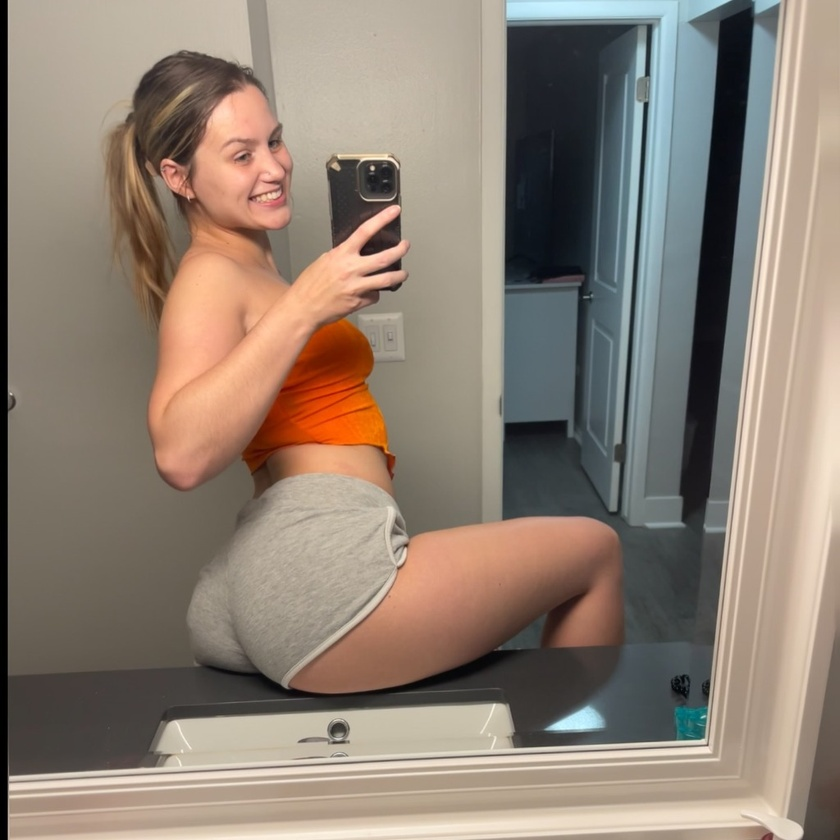
#> input picture test_hard_pose.jpg, 840 x 840 px, shrunk from 1024 x 1024 before the run
$ python -i generate_variants.py   (imports and definitions only)
#> lines starting #> are read from the running program, lines starting #| are printed output that depends on the picture
#!/usr/bin/env python3
"""Reference -> Soul original+sexy variant prep (the deterministic half).

The house recipe (AGENTS.md "Reference -> Soul Variant Generation") has two
halves. The Higgsfield generate/upload/poll calls are MCP tools an agent drives;
they can't be called from Python. THIS module owns the deterministic, testable
half that used to be done by hand and got done wrong:

  1. `clean_prompt`  - strip identity descriptors + UI/screenshot words from the
                       prompt Higgsfield auto-generates on the reference pass
                       (those fight the Soul identity / render fake app chrome).
  2. `sexy_variant`  - append-only body emphasis, house ceiling (cleavage[+butt]).
  3. `pick_aspect`   - Creator OS generation canvas, always 9:16.
  4. `build_spec`    - reuse the reference-pass output as the original and emit
                       exactly one additional sexy generation (TEXT-ONLY so the
                       edit sticks).

The agent runs only the sexy `generate_image` call from the spec, then presents
the existing original and the sexy result to the operator for selection.
Nothing here spends money or posts.
"""

from __future__ import annotations

import argparse
import json
import re
import sys
from pathlib import Path
from typing import Any


def autocrop_reference(
    src: str,
    dst: str | None = None,
    *,
    threshold: int = 28,
    bottom_trim: float = 0.0,
    sample_step: int = 4,
) -> dict[str, Any]:
    """Trim black bars/bezel off a reference screenshot before it goes to Higgsfield.

    A row/column is "border" when its BRIGHTEST sampled pixel is below `threshold`
    (photo edges always contain a bright pixel; letterbox/pillarbox/bezel don't).
    This reliably removes the pillarbox + phone-bezel that made Higgsfield render
    fake app UI.

    `bottom_trim` (0..0.3) is cut off the bottom FIRST, for video-player overlays
    (0:01 timer / mute icon) that sit ON the photo and cannot be brightness-detected
    -- caller passes it for video-post screenshots. ponytail: overlay position
    varies, so this stays an explicit knob, not an auto-guess.
    """
#> called with src = '../../../test_hard_pose.jpg', threshold = 28, bottom_trim = 0, sample_step = 4
    from PIL import Image  # lazy: keep the pure-text functions PIL-free

    im = Image.open(src).convert("RGB")
#> im is the input picture: PIL image 840x840 RGB; mean R, G, B 142.7, 128.9, 116.2
    w, h = im.size
#> w = 840; h = 840
    if bottom_trim:
        im = im.crop((0, 0, w, int(h * (1 - min(max(bottom_trim, 0.0), 0.3)))))
        w, h = im.size
    px = im.convert("L").load()
    ys = range(0, h, sample_step)
    xs = range(0, w, sample_step)

    def col_ok(x: int) -> bool:
        return max(px[x, y] for y in ys) >= threshold

    def row_ok(y: int) -> bool:
        return max(px[x, y] for x in xs) >= threshold

    x0 = 0
    while x0 < w - 1 and not col_ok(x0):
        x0 += 1
#> after the loop, x0 = 7
    x1 = w - 1
#> x1 = 839
    while x1 > x0 and not col_ok(x1):
        x1 -= 1
#> this loop made 0 passes
#> after the loop, x1 = 839
    y0 = 0
#> y0 = 0
    while y0 < h - 1 and not row_ok(y0):
        y0 += 1
#> after the loop, y0 = 0
    y1 = h - 1
#> y1 = 839
    while y1 > y0 and not row_ok(y1):
        y1 -= 1
#> after the loop, y1 = 839
    clean = im.crop((x0, y0, x1 + 1, y1 + 1))
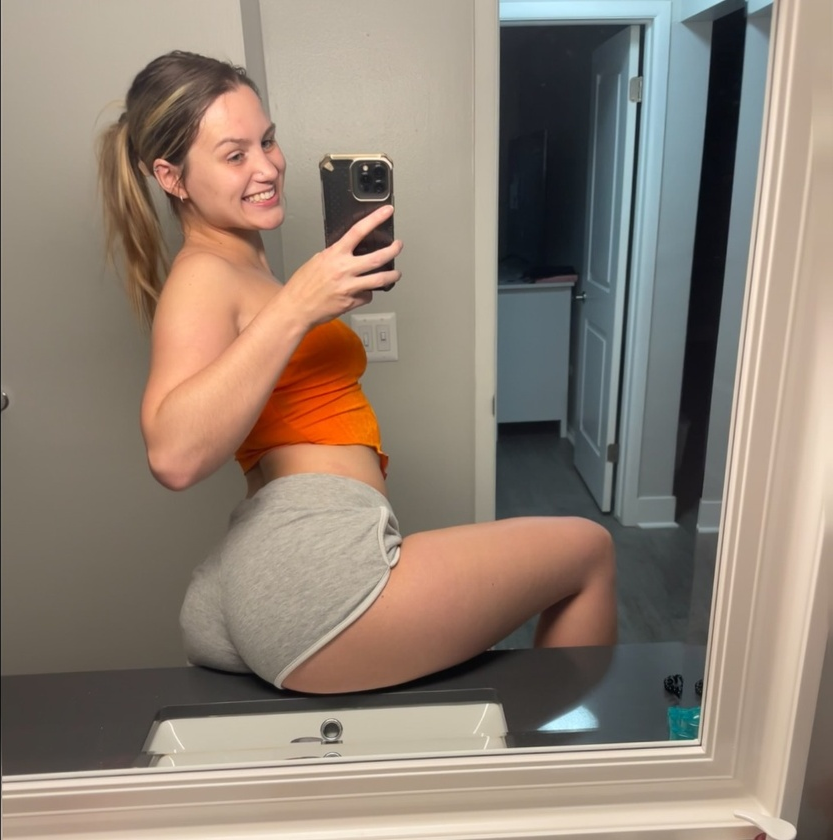
#> clean: PIL image 833x840 RGB; mean R, G, B 143.9, 129.9, 117.2
    out = Path(dst) if dst else Path(src).with_name(Path(src).stem + "_clean.jpg")
    clean.save(out, quality=95)
    return {
        "path": str(out),
        "bbox": [x0, y0, x1 + 1, y1 + 1],
        "size": list(clean.size),
        "trimmed_px": [w - clean.size[0], h - clean.size[1]],
    }


# Phrases the reference-pass enhancer injects that must go before reuse.
# Identity descriptors fight the Soul; UI/screenshot words render fake app chrome
# (see AGENTS.md "Higgsfield Prompt UI Trigger Rule"). Creator-specific identity
# guidance is appended later from an explicit allowlist.
_IDENTITY_WITH_HAIR_RE = re.compile(
    r"\b(?:a|an|the)\s+"
    r"(?:(?:young|adult)\s+)*"
    r"(?:(?:caucasian|latina|hispanic|middle[- ]eastern)\s+)?"
    r"(?:woman|girl|teen)\s+with\s+"
    r"(?:(?:long|short|shoulder-length|medium-length|voluminous|softly|wavy|straight|curly|damp|slightly|dark|light|jet|platinum|brown|blonde?|black|red|auburn|brunette|ginger)[,\s]+)+hair\b",
    flags=re.IGNORECASE,
)
_IDENTITY_SUBJECT_RE = re.compile(
    r"\b(?:a|an|the)\s+"
    r"(?:(?:young|adult)\s+)*"
    r"(?:(?:caucasian|latina|hispanic|middle[- ]eastern)\s+)?"
    r"(?:woman|girl|teen)\b",
    flags=re.IGNORECASE,
)
_HAND_HOLDING_PHONE_RE = re.compile(
    r"(?P<hand>\b(?:her|his|their)\s+(?:right|left)\s+hand\b"
    r"(?:,\s*[^,.]{1,80},)?\s*)"
    r"holds?\s+(?:an?|the)\s+(?:iphone|smartphone|phone)\b",
    flags=re.IGNORECASE,
)
_STRIP_PATTERNS = (
    # identity: ethnicity / age. NOTE "white" is deliberately NOT here -- it is a
    # common object color ("white lounge chairs", "blue and white sky").
    r"\byoung\b",
    r"\badults?\b",
    r"\b(?:adult\s+)?(?:woman|girl|teen)\b",
    r"\b(?:caucasian|latina|hispanic|middle[- ]eastern)\b",
    # age clause incl. the "(she) appears to be in her early 20s" lead-in
    r"\b(?:she )?appears to be(?: in her[^,.]*)?",
    r"\b(?:likely |estimated to be )?in her (?:early |mid-?|late )?(?:teens|twenties|20s|thirties|30s)\b",
    r"\bestimated to be[^,.]*",
    r"\b\d+[- ]year-old\b",
    # identity: hair -- adjective run (commas allowed) + "hair", plus an OPTIONAL
    # trailing hair-styling clause (parted/framing/...). Bounded to styling words
    # so it never runs into scene text ("...hair, posing on a beach" keeps beach).
    r"\b(?:with |her )?(?:(?:long|short|shoulder-length|medium-length|wavy|straight|curly|damp|slightly|dark|light|jet|platinum|brown|blonde?|black|red|auburn|brunette|ginger)[,\s]+)+hair\b(?:\s*,?\s*(?:parted|framing|frames|pulled|tied|swept)[^,.]*(?:,\s*framing[^,.]*)?)?",
    r"\bhair (?:parted|framing|frames|tied|pulled)[^,.]*",
    # identity: face marks (strip the whole "she has/wears ..." clause)
    r"\bshe (?:has|wears|sports) (?:a )?(?:small )?(?:hoop )?nose (?:ring|stud|piercing)\b[^,.]*",
    r"\b(?:a )?(?:small )?(?:hoop )?nose (?:ring|stud|piercing)\b",
    r"\bher nose is adorned[^,.]*",
    r"\bpiercings?\b",
    r"\bfreckl(?:e|es|ed)\b",
    r"\btattoos?\b",
    # UI / screenshot
    r"\bthe (?:image|photo|shot) is framed as[^.]*\.",
    r"\b(?:a )?(?:digital )?screenshot(?: of a social media post)?[^,.]*",
    r"\bsocial[- ]media[^,.]*",
    r"\buser interface elements?[^.]*",
    r"\bui elements?[^,.]*",
    r"\b(?:an )?(?:oversized )?blue plus (?:sign|button)[^,.]*",
    r"\bwith common social media icons?[^,.]*",
    r"\bhome, ?search[^,.]*",
    r"\bnotifications?\b",
    r"\binterface\b",
    r"\bwatermark\b",
    r"\bicons?\b",
    r"\b(?:shot |taken |captured )?(?:on |with )?a (?:smart)?phone(?: camera)?\b",
    r"\b(?:smart)?phone\b",
    r"\biphone\b",
    r"\bstory\b",
    r"\bcaption\b",
    r"\boverlay\b",
    # the trailing hex palette block enhancer always appends
    r"\bHEX VALUES:.*$",
)
_STRIP_RE = re.compile("|".join(_STRIP_PATTERNS), flags=re.IGNORECASE | re.DOTALL)

# Full-body cues control body emphasis only; every generated canvas stays 9:16.
_FULLBODY_CUES = (
    "full-body",
    "full body",
    "full length",
    "standing",
    "seated",
    "sitting",
    "legs",
    "wide shot",
    "medium-wide",
    "medium wide",
    "prow",
    "boat",
    "head to toe",
    "from head",
)


# [48 lines left out: functions clean_prompt, sexy_variant, not called in this run]


def pick_aspect(prompt: str) -> str:
    del prompt
    return "9:16"


# [128 lines left out: functions build_spec, _demo, main, not called in this run]


# [2 lines not run here, left out]

>>> result = autocrop_reference('../../../test_hard_pose.jpg')
#> result = {'path': '../../../test_hard_pose_clean.jpg', 'bbox': [7, 0, 840, 840], 'size': [833, 840], 'trimmed_px': [7, 0]}

$ run again, on python_packages/reel_factory/caption_validation/larissa_caption_validation_sheet.png
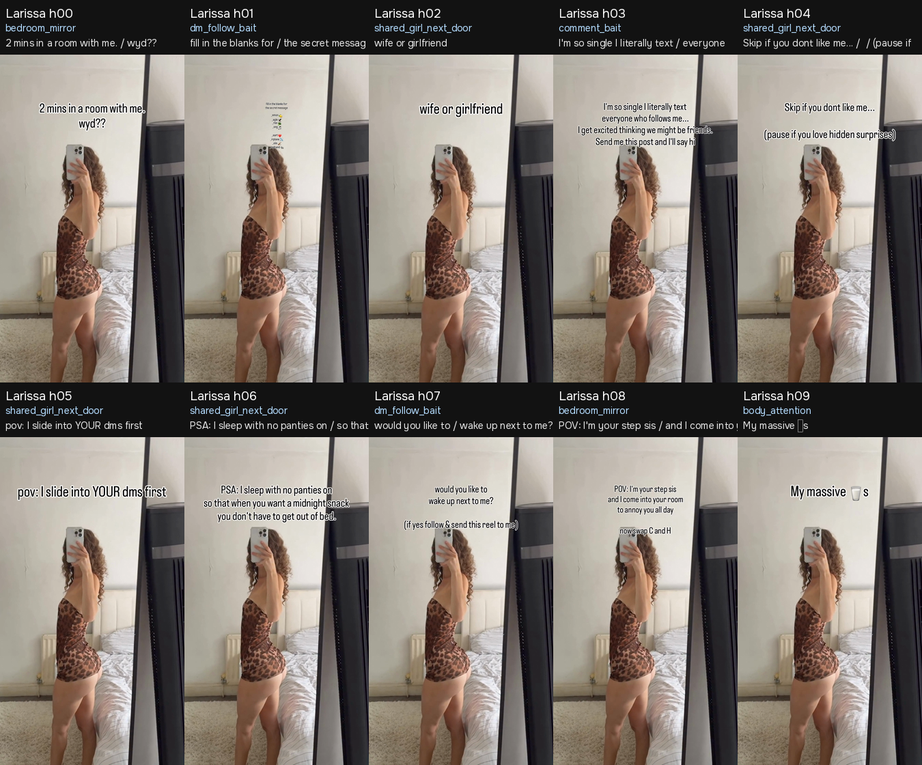
#> input picture python_packages/reel_factory/caption_validation/larissa_caption_validation_sheet.png, 922 x 765 px, shrunk from 1350 x 1120 before the run
#> in autocrop_reference, im is the input picture: PIL image 922x765 RGB; mean R, G, B 131.2, 122.5, 115
#> in autocrop_reference, `x1 = w - 1`: x1 = 921
#> in autocrop_reference, `y0 = 0`: y0 = 0
#> the loop in autocrop_reference, `while y0 < h - 1 and not row_ok(y0):` made 8 passes
#> after the loop in autocrop_reference, `while y0 < h - 1 and not row_ok(y0):`: y0 = 8
#> in autocrop_reference, `y1 = h - 1`: y1 = 764
#> in autocrop_reference, `clean = im.crop((x0, y0, x1 + 1, y1 + 1))`:
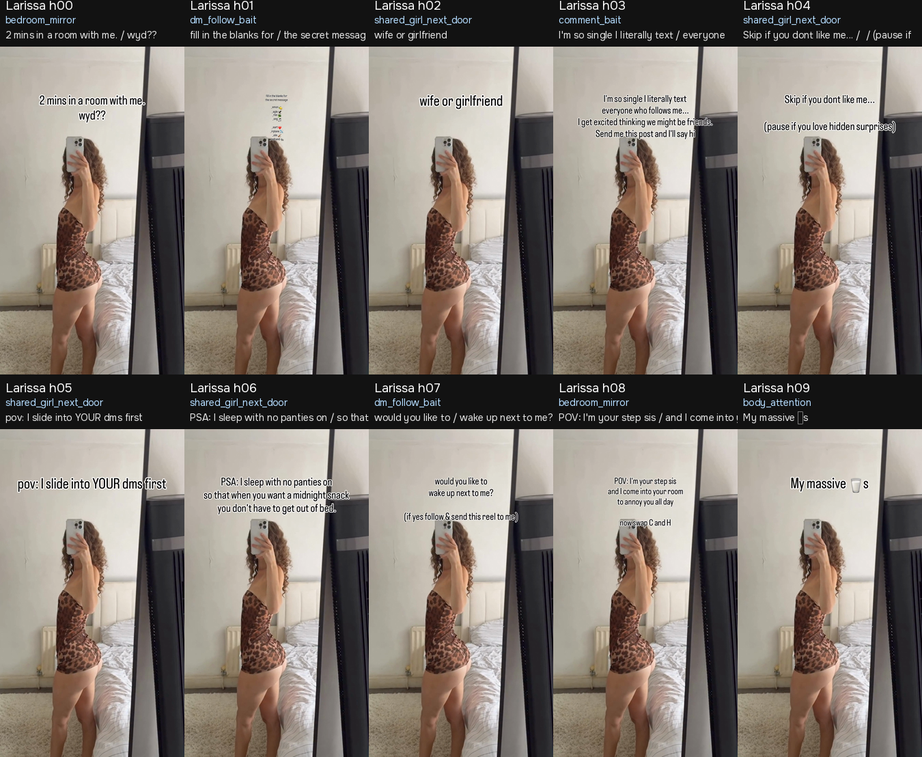
#> clean: PIL image 922x757 RGB; mean R, G, B 132.4, 123.6, 116.1
#> result = 4 items
